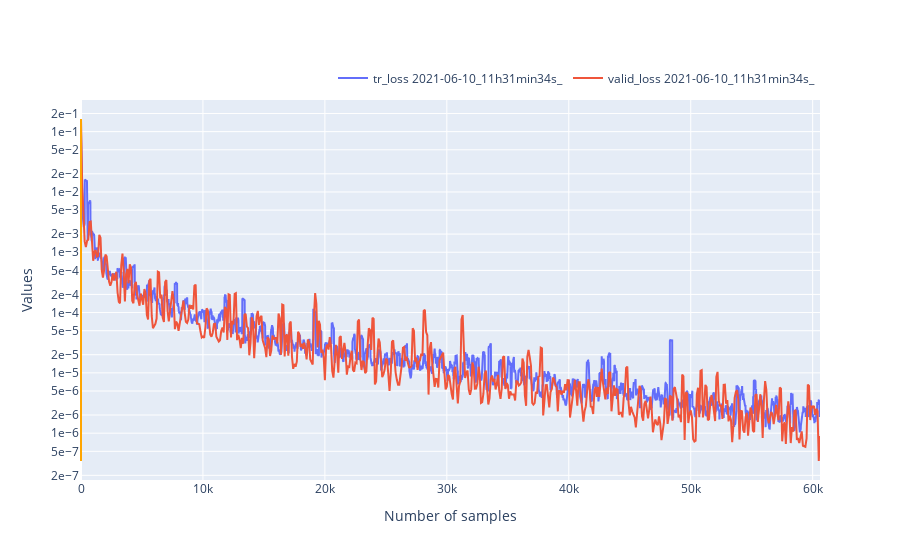

Notebook cell for this chart:
### Code cell
list_values_names_availables_filtered = []
for metric,widg in filters.items():
    if widg.value is True:
        list_values_names_availables_filtered.append(metric)
list_values_names_availables = list_values_names_availables_filtered
liste_values = []
min_val,max_val = 1000000,-1000000
max_length = 0
for metric_name in list_values_names_availables:
    for f in global_dict.keys():
        batch_size = global_dict[f]["data"]["batch_size"] * global_dict[f]["data"]["eval_step"] if "valid" in metric_name else global_dict[f]["data"]["batch_size"]
        window = int(window_mean.value/batch_size)
        v = tls.moving_mean(list_access_functions[metric_name](global_dict[f]),window=window)
        x = np.arange(0,len(v)) * batch_size

        max_length = max(np.max(x),max_length)
        min_val = min(min_val,np.min(v))
        max_val = max(max_val,np.max(v))
        x = pd.Series(x)
        v = pd.Series(v)
        graph = go.Scatter(x=x,y=v,mode='lines',name=f"{metric_name} {f}")
        liste_values.append(graph)
fig = go.Figure(
    data=liste_values,
    layout=go.Layout(
        title=go.layout.Title(text=""),
        xaxis_title="Number of samples",
        yaxis_title=f"Values",
        legend=dict(
            orientation="h",
            yanchor="bottom",
            y=1.02,
            xanchor="right",
            x=1
        ),
        yaxis={'tickformat':'.0e'}
    )
)
import numpy as np
epoch_size = max(map(lambda x:x["data"]["dataset"]["attr_length_dataset"],global_dict.values()))

for x in np.arange(0,max_length,epoch_size):
    fig.update_layout(shapes=[
        dict(
          type= 'line',
          yref= 'y', y0= min_val, y1= max_val,
          xref= 'x', x0= x, x1= x,
            line=dict(
                color="orange",
                width=2,
            )
        )
    ])
if log_scale.value is True:
    fig.update_yaxes(type="log")


fig.show()

### Figure 1 — Plotly figure (JSON) as saved in the notebook; plotly's stock layout.template omitted (floating-point values rounded to 4 significant figures; data arrays with more than 128 entries replaced by an {"elided": "..."} marker saying what was removed)
{"data": [{"mode": "lines", "name": "tr_loss 2021-06-10_11h31min34s_", "type": "scatter", "x": {"elided": "6061 int values"}, "y": {"elided": "6061 float values"}}, {"mode": "lines", "name": "valid_loss 2021-06-10_11h31min34s_", "type": "scatter", "x": {"elided": "607 int values"}, "y": {"elided": "607 float values"}}], "layout": {"legend": {"orientation": "h", "x": 1, "xanchor": "right", "y": 1.02, "yanchor": "bottom"}, "shapes": [{"line": {"color": "orange", "width": 2}, "type": "line", "x0": 0, "x1": 0, "xref": "x", "y0": 3.457e-07, "y1": 0.162, "yref": "y"}], "title": {"text": ""}, "xaxis": {"title": {"text": "Number of samples"}}, "yaxis": {"tickformat": ".0e", "title": {"text": "Values"}, "type": "log"}}}
